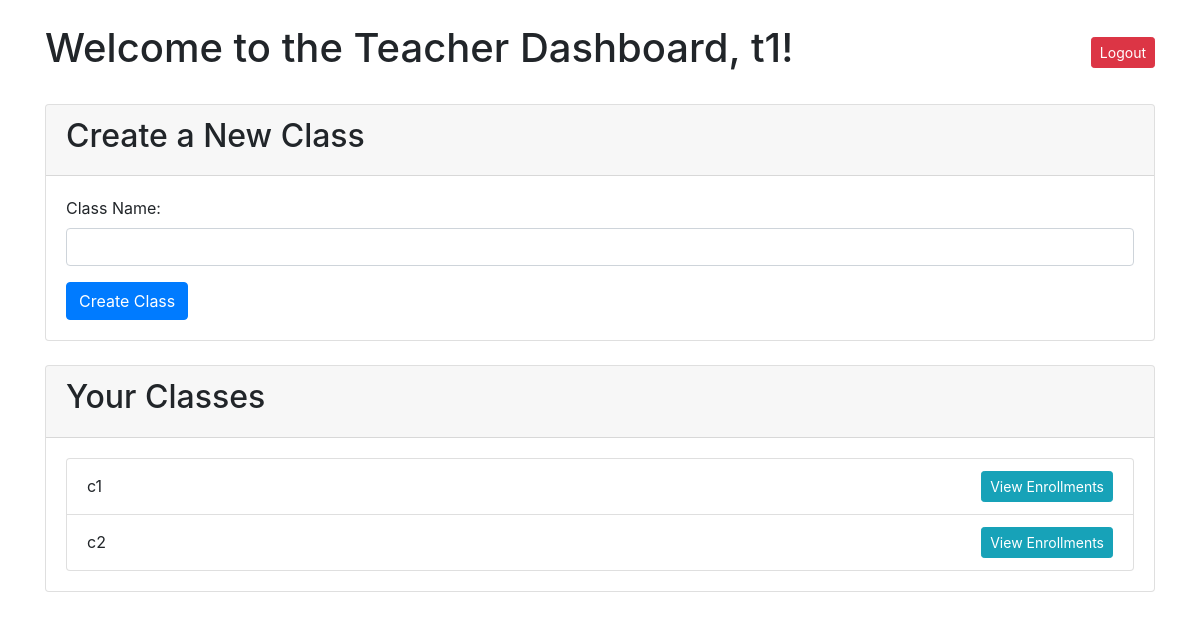
Page /teacher/dashboard (signed in) on the committed database.
### app.py (models this page shows)
class User(UserMixin, db.Model):
    id = db.Column(db.Integer, primary_key=True)
    username = db.Column(db.String(150), unique=True, nullable=False)
    password = db.Column(db.String(150), nullable=False)
    role = db.Column(db.String(50), nullable=False)  # Role: Teacher or Student
    status = db.Column(db.String(50), default='pending')  # New status column
    enrollments = db.relationship('Enrollment', back_populates='student')  # Add this line

class Class(db.Model):
    id = db.Column(db.Integer, primary_key=True)
    name = db.Column(db.String(150), nullable=False)
    teacher_id = db.Column(db.Integer, db.ForeignKey('user.id'), nullable=False)
    students = db.relationship('Enrollment', back_populates='class_enrolled', lazy=True)
    teacher = db.relationship('User', backref='classes')

### app.py (the view)
@app.route('/teacher/dashboard')
@login_required
@teacher_required
def teacher_dashboard():
    classes = Class.query.filter_by(teacher_id=current_user.id).all()
    return render_template('teacher/teacher_dashboard.html', classes=classes)

### app.py (called while the page is built)
@login_manager.user_loader
def load_user(user_id):
    return User.query.get(int(user_id))

def teacher_required(f):
    @wraps(f)  # Preserve the original function's name and docstring
    @login_required
    def decorated_function(*args, **kwargs):
        if current_user.role not in ['Admin', 'Teacher']:
            flash('Access denied: Admins and Teachers only.')
            return redirect(url_for('home'))
        return f(*args, **kwargs)
    return decorated_function

### templates/teacher/teacher_dashboard.html (shortened to what this page needs)
<!DOCTYPE html>
<html lang="en">
<head>
    <link rel="stylesheet" href="https://stackpath.bootstrapcdn.com/bootstrap/4.5.2/css/bootstrap.min.css">
</head>
<body>
    <div class="container">
        <div class="d-flex justify-content-between align-items-center mt-4">
            <h1>Welcome to the Teacher Dashboard, {{ current_user.username }}!</h1>
             <form action="{{ url_for('logout') }}" method="POST" style="display:inline;">
                <button type="submit" class="btn btn-danger btn-sm">Logout</button>
            </form>
        </div>
        <div class="card mt-4">
            <div class="card-header">
                <h2>Create a New Class</h2>
            </div>
            <div class="card-body">
                <form action="{{ url_for('create_class') }}" method="POST">
                    <div class="form-group">
                        <label for="class_name">Class Name:</label>
                        <input type="text" id="class_name" name="class_name" class="form-control" required>
                    </div>
                    <button type="submit" class="btn btn-primary">Create Class</button>
                </form>
            </div>
        </div>
        <div class="card mt-4">
            <div class="card-header">
                <h2>Your Classes</h2>
            </div>
            <div class="card-body">
                <ul class="list-group">
                    {% for class in classes %}
                        <li class="list-group-item d-flex justify-content-between align-items-center">
                            {{ class.name }}
                            <a href="{{ url_for('view_enrollments', class_id=class.id) }}" class="btn btn-info btn-sm">View Enrollments</a>
                        </li>
                    {% endfor %}
                </ul>
            </div>
        </div>
    </div>
</body>
</html>

### rows in the picture
User: username "t1"
Class: name "c1"
Class: name "c2"
